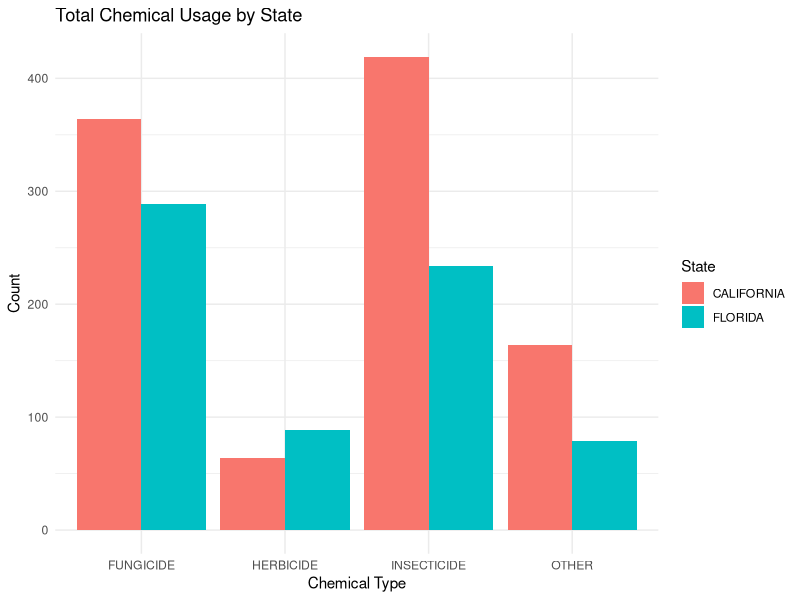
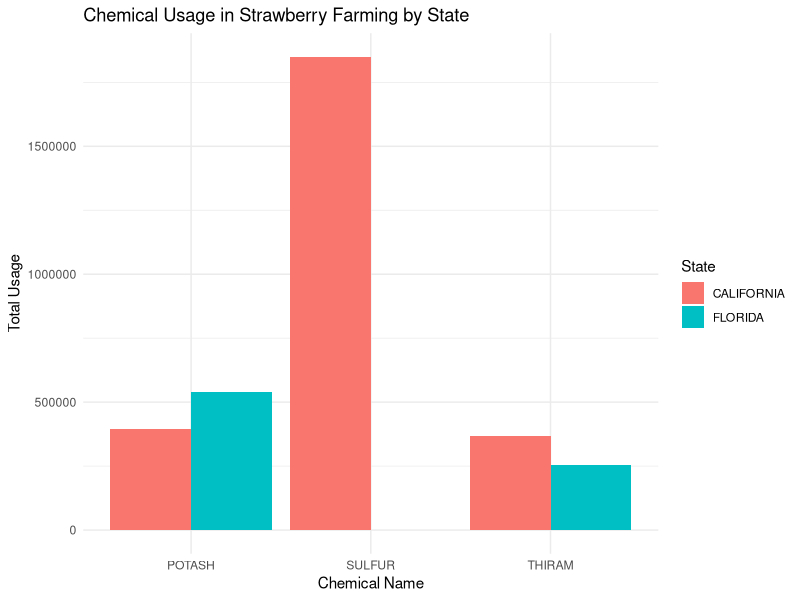
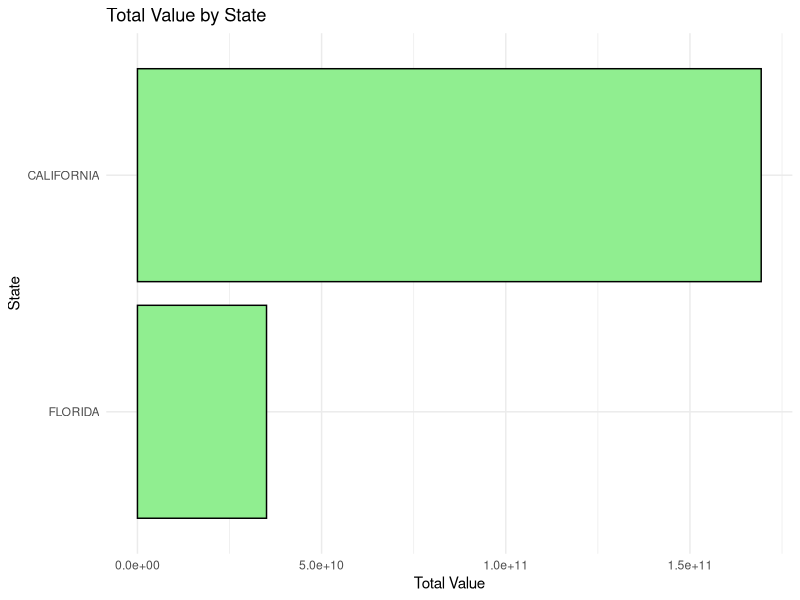
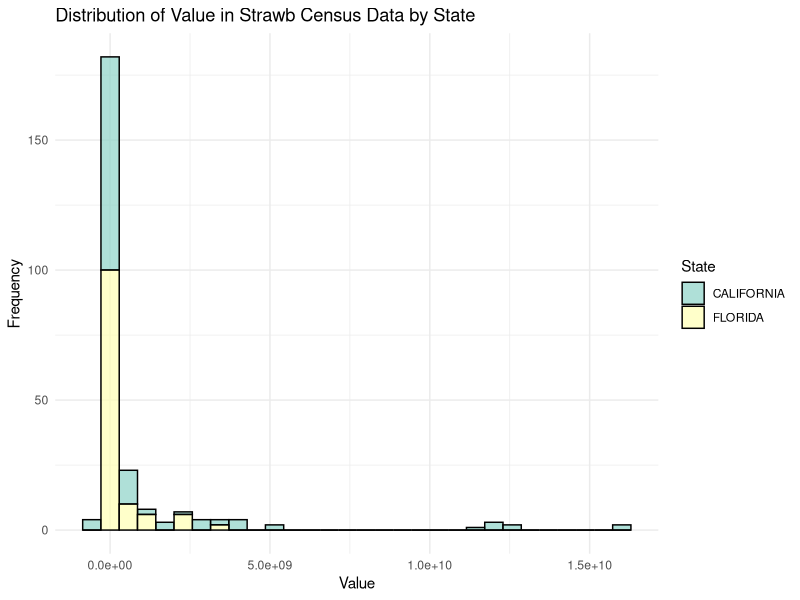
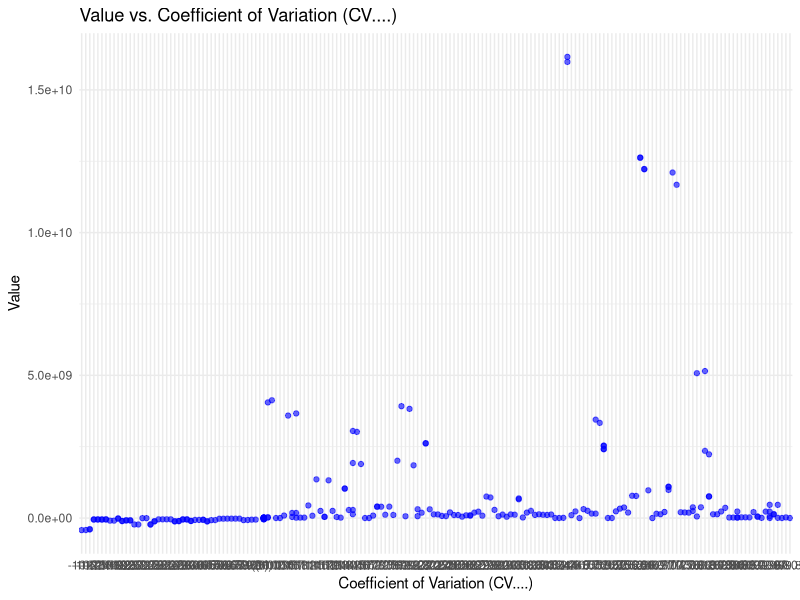

Reproduce these figures in R, in order.
## ---- chunk 1
# Load necessary libraries
library(dplyr)
library(ggplot2)
library(readr)
library(tidyr)
library(stringr)
## ---- chunk 2
# Load the dataset
strawb_data <- read.csv("strawb_mar6.csv")

# View the first few rows
head(strawb_data)

# Check column names and structure
str(strawb_data)

# Summary statistics
summary(strawb_data)
## ---- chunk 3
strawb_filtered <- strawb_data %>%
  filter(State %in% c("CALIFORNIA", "FLORIDA"))

head(strawb_filtered)
## ---- chunk 4
# Define the columns to check
cols_to_check <- c("Week.Ending", "Ag.District", "Ag.District.Code", "County", 
                   "County.ANSI", "Zip.Code", "Region", "watershed_code", "Watershed")

# Loop through the columns and print unique values
for (col in cols_to_check) {
  cat("Unique values in", col, ":\n")
  print(unique(strawb_filtered[[col]]))
  cat("\n----------------------\n")
}
## ---- chunk 5
strawb_filtered <- strawb_filtered %>%
  select(-c(Week.Ending, Ag.District, Ag.District.Code, County, 
            County.ANSI, Zip.Code, Region, watershed_code, Watershed))

head(strawb_filtered)
## ---- chunk 6

strawb_filtered <- strawb_filtered %>%
  mutate(Value = suppressWarnings(as.numeric(parse_number(Value))))
## ---- chunk 7
# Split into two datasets
strawb_census <- strawb_filtered %>% filter(Program == "CENSUS")
strawb_survey <- strawb_filtered %>% filter(Program == "SURVEY")
## ---- chunk 8


# Separate 'Domain' into 'Chemical' and 'Type'
strawb_survey <- strawb_survey %>%
  separate(Domain, into = c("Chemical", "Type"), sep = ", ", extra = "merge", fill = "right")

strawb_survey <- strawb_survey %>%
  mutate(`Chemical Name` = str_extract(Domain.Category, "\\((.*?)\\)")) %>%  # Extract text inside parentheses
  mutate(`Chemical Name` = str_remove_all(`Chemical Name`, "[()]")) %>%  # Remove parentheses
  mutate(`Chemical Name` = str_remove(`Chemical Name`, " = \\d+$")) %>%  # Remove "= number" at the end
  select(-Domain.Category)  # Drop the Domain.Category column

#Drop CV column from strawb_survey
strawb_survey <- select(strawb_survey, -CV....)


## ---- chunk 9
# Step 2: Create filtered datasets
strawb_survey_total <- strawb_survey %>% filter(Chemical == "TOTAL")
strawb_survey_chem  <- strawb_survey %>% filter(Chemical == "CHEMICAL")
strawb_survey_fert  <- strawb_survey %>% filter(Chemical == "FERTILIZER")

head(strawb_survey_chem)
head(strawb_survey_total)
head(strawb_survey_fert)
head(strawb_census)
## ---- chunk 10
ggplot(strawb_survey_chem, aes(x = `Type`, fill = State)) +
  geom_bar(stat = "count", position = "dodge") +
  labs(title = "Total Chemical Usage by State", x = "Chemical Type", y = "Count") +
  theme_minimal()
## ---- chunk 11
unique(strawb_survey_chem$`Chemical Name`)

## ---- chunk 12
# Make sure 'Year' is treated as a factor for better x-axis handling
strawb_census$Year <- as.factor(strawb_census$Year)
## ---- chunk 13
# Define the chemicals of interest
chemicals_of_interest <- c("SULFUR", "THIRAM", "POTASH")

# Filter the data for these chemicals
filtered_data <- strawb_survey %>%
  filter(`Chemical Name` %in% chemicals_of_interest)

# Aggregate data to see usage patterns for each state and chemical
usage_summary <- filtered_data %>%
  group_by(State, `Chemical Name`) %>%
  summarise(Total_Usage = sum(Value, na.rm = TRUE))

# Plot the data
ggplot(usage_summary, aes(x = `Chemical Name`, y = Total_Usage, fill = State)) +
  geom_bar(stat = "identity", position = "dodge") +
  labs(title = "Chemical Usage in Strawberry Farming by State",
       x = "Chemical Name", 
       y = "Total Usage",
       fill = "State") +
  theme_minimal()
## ---- chunk 14
# Aggregate total value by state
state_value_summary <- strawb_census %>%
  group_by(State) %>%
  summarise(TotalValue = sum(Value, na.rm = TRUE))

# Create a bar plot of total value by state
ggplot(state_value_summary, aes(x = reorder(State, TotalValue), y = TotalValue)) +
  geom_bar(stat = "identity", fill = "lightgreen", color = "black") +
  labs(title = "Total Value by State", 
       x = "State", 
       y = "Total Value") +
  theme_minimal() +
  coord_flip()  # Flip coordinates to make it easier to read state names
## ---- chunk 15
ggplot(strawb_census, aes(x = Value, fill = State)) +
  geom_histogram(bins = 30, color = "black", alpha = 0.7) +
  labs(title = "Distribution of Value in Strawb Census Data by State", 
       x = "Value", 
       y = "Frequency") +
  theme_minimal() +
  scale_fill_brewer(palette = "Set3")
## ---- chunk 16
# Create a scatter plot of 'Value' vs 'CV....'
ggplot(strawb_census, aes(x = CV...., y = Value)) +
  geom_point(color = "blue", alpha = 0.6) +
  labs(title = "Value vs. Coefficient of Variation (CV....)", 
       x = "Coefficient of Variation (CV....)", 
       y = "Value") +
  theme_minimal()
